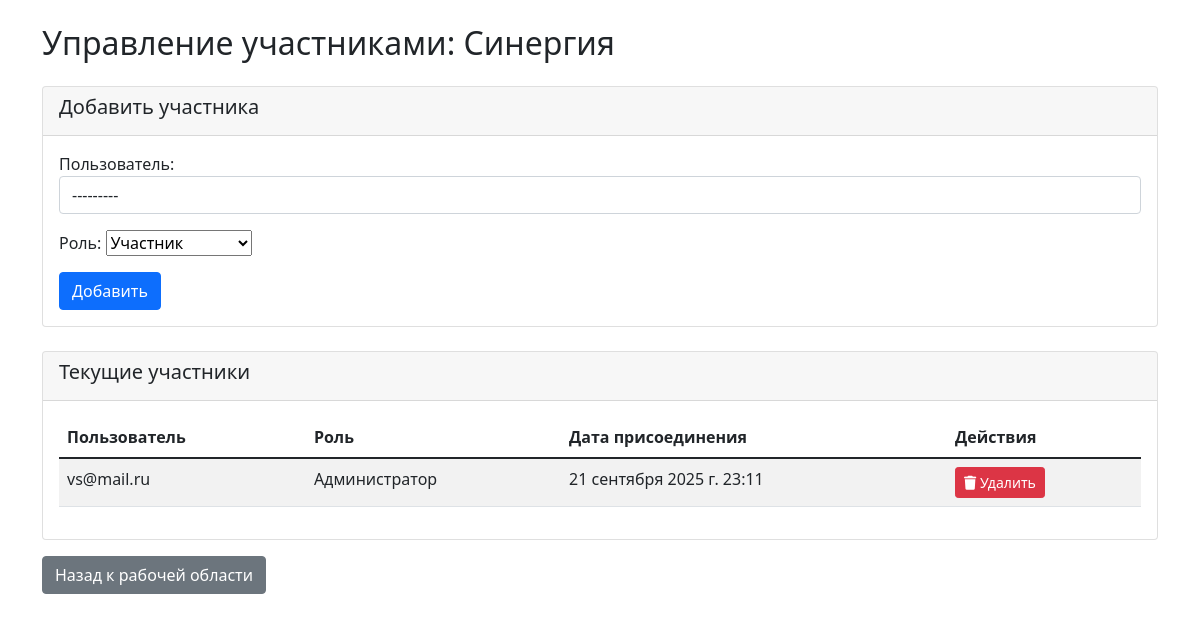
Screenshot of /workspace/1/members/ (signed in) with the database file from the repository.
### workspace/models.py (models this page shows, shortened)
class Workspace(models.Model):
    name = models.CharField(max_length=100, verbose_name="Название рабочей области")
    description = models.TextField(blank=True, verbose_name="Описание")
    created_at = models.DateTimeField(auto_now_add=True)
    updated_at = models.DateTimeField(auto_now=True)
    class Meta:
        verbose_name = "Рабочая область"
        verbose_name_plural = "Рабочие области"

class WorkspaceMember(models.Model):
    workspace = models.ForeignKey(Workspace, on_delete=models.CASCADE, related_name='workspace_members')
    user = models.ForeignKey(User, on_delete=models.CASCADE, related_name='workspace_memberships')
    ROLE_CHOICES = [
        ('owner', 'Владелец'),
        ('admin', 'Администратор'),
        ('member', 'Участник'),
    ]
    workspace = models.ForeignKey(Workspace, on_delete=models.CASCADE, related_name='members')
    user = models.ForeignKey(User, on_delete=models.CASCADE)
    role = models.CharField(max_length=20, choices=ROLE_CHOICES, default='member')
    joined_at = models.DateTimeField(auto_now_add=True)
    class Meta:
        unique_together = ('workspace', 'user')
        verbose_name = "Участник рабочей области"
        verbose_name_plural = "Участники рабочих областей"

### workspace/views.py (the view)
# urls.py: path('<int:workspace_id>/members/', views.manage_members, name='manage_members'),
@login_required
def manage_members(request, workspace_id):
    workspace = get_object_or_404(Workspace, id=workspace_id)
    if not WorkspaceMember.objects.filter(workspace=workspace, user=request.user, role__in=['owner', 'admin']).exists():
        messages.error(request, "У вас нет прав для управления участниками")
        return redirect('workspace:workspace_dashboard', workspace_id=workspace_id)
    members = workspace.members.all()
    if request.method == 'POST':
        form = WorkspaceMemberForm(request.POST)
        if form.is_valid():
            member = form.save(commit=False)
            member.workspace = workspace
            member.save()
            messages.success(request, "Участник успешно добавлен")
            return redirect('workspace:manage_members', workspace_id=workspace_id)
    else:
        form = WorkspaceMemberForm()
    context = {
        'workspace': workspace,
        'members': members,
        'form': form,
    }
    return render(request, 'workspace/manage_members.html', context)

### workspace/forms.py
class WorkspaceMemberForm(forms.ModelForm):
    user = forms.ModelChoiceField(
        queryset=User.objects.all(),
        label="Пользователь",
        widget=forms.Select(attrs={'class': 'form-control'})
    )
    class Meta:
        model = WorkspaceMember
        fields = ['user', 'role']
        labels = {
            'role': 'Роль',
        }

### workspace/templates/workspace/manage_members.html (shortened to what this page needs)
{% extends 'base.html' %}
{% block content %}
<div class="container mt-4">
    <div class="row">
        <div class="col-md-12">
            <h2>Управление участниками: {{ workspace.name }}</h2>
            <div class="card mt-4">
                <div class="card-header">
                    <h5>Добавить участника</h5>
                </div>
                <div class="card-body">
                    <form method="post">
                        {{ form.as_p }}
                        <button type="submit" class="btn btn-primary">Добавить</button>
                    </form>
                </div>
            </div>
            <div class="card mt-4">
                <div class="card-header">
                    <h5>Текущие участники</h5>
                </div>
                <div class="card-body">
                    <div class="table-responsive">
                        <table class="table table-striped">
                            <thead>
                                <tr>
                                    <th>Пользователь</th>
                                    <th>Роль</th>
                                    <th>Дата присоединения</th>
                                    <th>Действия</th>
                                </tr>
                            </thead>
                            <tbody>
                                {% for member in members %}
                                <tr>
                                    <td>{{ member.user.username }}</td>
                                    <td>{{ member.get_role_display }}</td>
                                    <td>{{ member.joined_at }}</td>
                                    <td>
                                        <form method="post" action="{% url 'workspace:remove_member' workspace.id member.id %}" style="display: inline;">
                                            <button type="submit" class="btn btn-sm btn-danger" onclick="return confirm('Вы уверены?')">
                                                <i class="fas fa-trash"></i> Удалить
                                            </button>
                                        </form>
                                    </td>
                                </tr>
                                {% endfor %}
                            </tbody>
                        </table>
                    </div>
                </div>
            </div>
            <div class="mt-3">
                <a href="{% url 'workspace:workspace_dashboard' workspace.id %}" class="btn btn-secondary">
                    Назад к рабочей области
                </a>
            </div>
        </div>
    </div>
</div>
{% endblock %}

### rows the page displays
Workspace: name "Синергия"
WorkspaceMember: user.username "vs@mail.ru", role "Администратор", joined_at "21 сентября 2025 г. 23:11"
